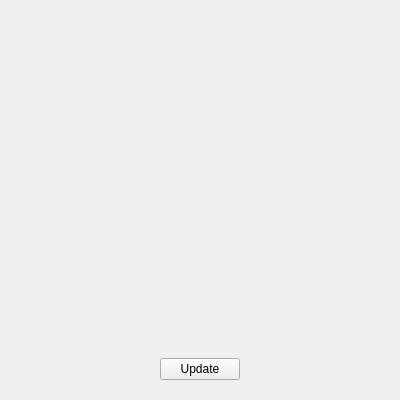
<?xml version="1.0" encoding="UTF-8"?>
<ui version="4.0">
 <class>Widget</class>
 <widget class="QWidget" name="Widget">
  <property name="geometry">
   <rect>
    <x>0</x>
    <y>0</y>
    <width>400</width>
    <height>400</height>
   </rect>
  </property>
  <property name="minimumSize">
   <size>
    <width>400</width>
    <height>400</height>
   </size>
  </property>
  <property name="maximumSize">
   <size>
    <width>400</width>
    <height>400</height>
   </size>
  </property>
  <property name="windowTitle">
   <string>Paint</string>
  </property>
  <layout class="QGridLayout" name="gridLayout_2">
   <item row="0" column="0">
    <widget class="QWidget" name="widget" native="true">
     <layout class="QGridLayout" name="gridLayout">
      <item row="1" column="0">
       <spacer name="horizontalSpacer">
        <property name="orientation">
         <enum>Qt::Horizontal</enum>
        </property>
        <property name="sizeHint" stdset="0">
         <size>
          <width>40</width>
          <height>20</height>
         </size>
        </property>
       </spacer>
      </item>
      <item row="1" column="2">
       <spacer name="horizontalSpacer_2">
        <property name="orientation">
         <enum>Qt::Horizontal</enum>
        </property>
        <property name="sizeHint" stdset="0">
         <size>
          <width>40</width>
          <height>20</height>
         </size>
        </property>
       </spacer>
      </item>
      <item row="1" column="1">
       <widget class="QPushButton" name="pushButton">
        <property name="text">
         <string>Update</string>
        </property>
       </widget>
      </item>
      <item row="0" column="1">
       <spacer name="verticalSpacer">
        <property name="orientation">
         <enum>Qt::Vertical</enum>
        </property>
        <property name="sizeHint" stdset="0">
         <size>
          <width>20</width>
          <height>40</height>
         </size>
        </property>
       </spacer>
      </item>
     </layout>
    </widget>
   </item>
  </layout>
 </widget>
 <resources/>
 <connections/>
</ui>
